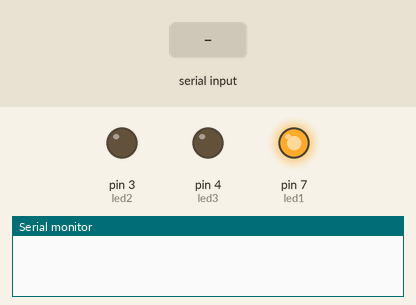
Recording of a sketch running on a simulated Arduino Uno, built with avr-gcc and run on an emulated ATmega328P. On the bench: output pins drawn as LEDs (lit = HIGH), the last lines printed to the serial monitor. Inputs (shaded band) come from the test bench.

Above: at 1.2 s.
1.3 s: "*LED on" received over Serial
At 2.0 s:
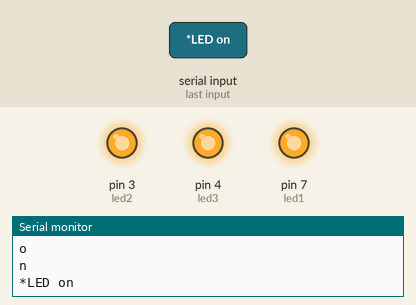
2.8 s: "*LED of" received over Serial
At 3.1 s:
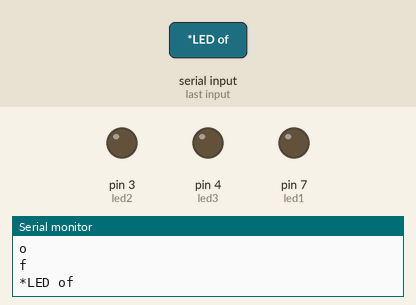
4.3 s: "*lights on" received over Serial
At 5.4 s:
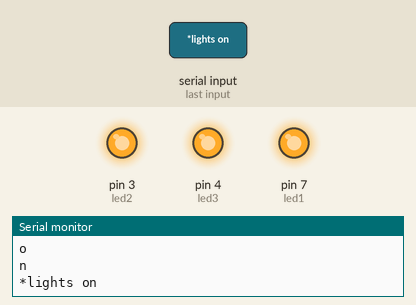
Timing chart, 0 to 7.3 s (numbered marks = the images above; inputs shaded):
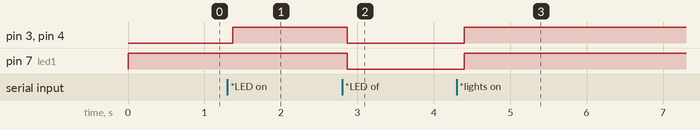

The sketch:

bluetooth.ino
```cpp
String voice="";

int led1 = 7;
int led2 = 3;
int led3 = 4;

void allon() {
  digitalWrite (led1, HIGH);
  digitalWrite (led2, HIGH);
  digitalWrite (led3, HIGH);

}

void alloff() {
  digitalWrite (led1, LOW);
  digitalWrite (led2, LOW);
  digitalWrite (led3, LOW);
}

void setup() {
  Serial.begin(38400);
  pinMode(led1, OUTPUT);
  digitalWrite (led1, HIGH);
  pinMode(led2, OUTPUT);
  pinMode(led3, OUTPUT);
}

void loop() {
  while(Serial.available()) {
    delay(10);
    char c=Serial.read();
    Serial.println(c);
    if(c=='#')
    {break; }
    voice += c;
}

if (voice.length() > 0) {
  Serial.println(voice);
  if (voice == "*LED on"||voice == "*lights on" )
  {allon() ; }
  else if (voice == "*LED of" || voice == "*LED off" || voice == "*lights of" || voice == "*lights off")
  {alloff() ; }

voice="";
}
}
```

Measured:
- after the input at 1.3 s, pin 3 (led2), pin 4 (led3): LOW → HIGH after 0.07 s
- after the input at 2.8 s, pin 3 (led2), pin 4 (led3), pin 7 (led1): HIGH → LOW after 0.07 s
- after the input at 4.3 s, pin 3 (led2), pin 4 (led3), pin 7 (led1): LOW → HIGH after 0.10 s
